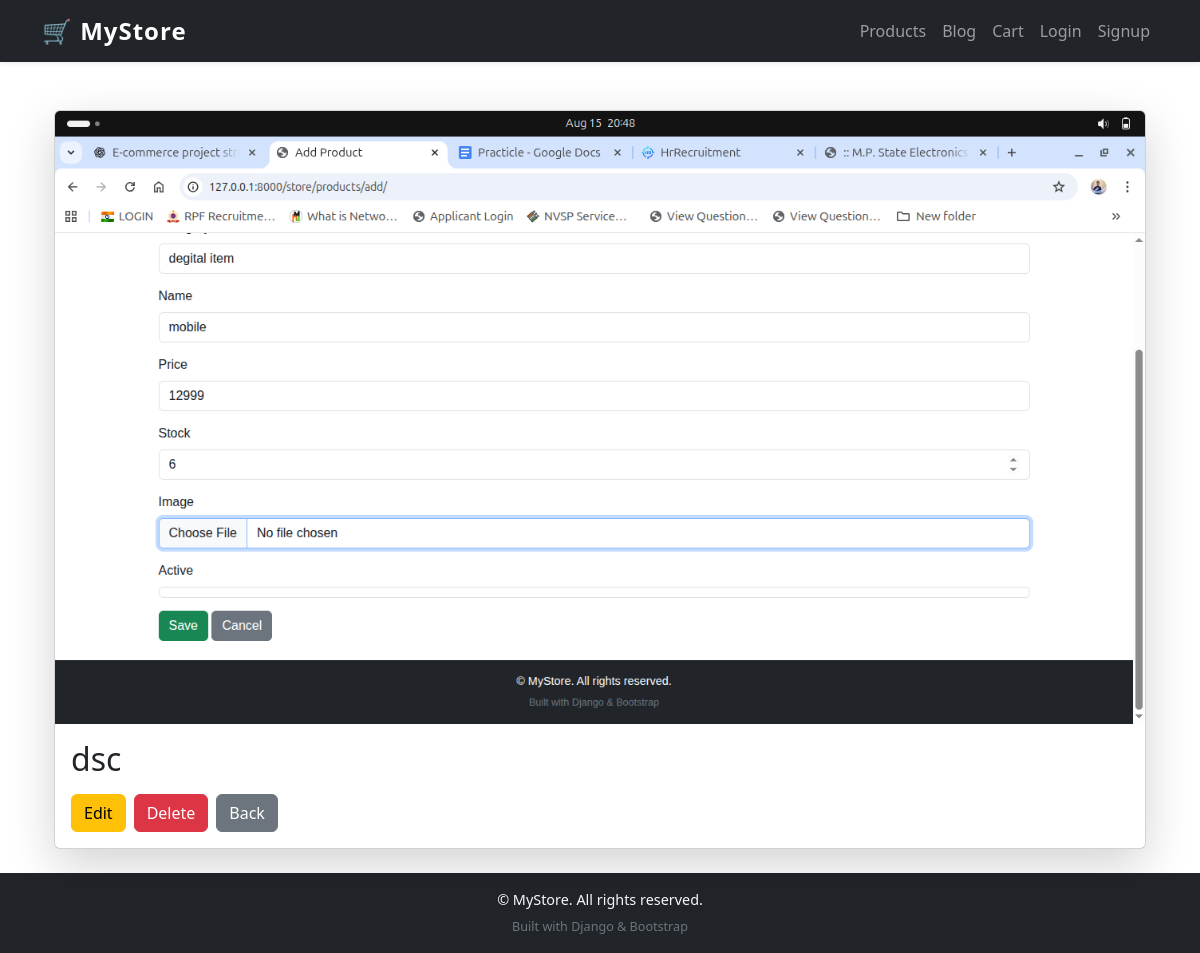
Page /blog/blogs/dsc/detail/ on the committed database.
### blog/models.py (models this page shows, shortened)
class BlogPost(models.Model):
    title = models.CharField(max_length=200)
    slug = models.SlugField(unique=True, blank=True)
    body = models.TextField()
    image = models.ImageField(upload_to="blog_images/", blank=True, null=True)
    published_date = models.DateTimeField(default=timezone.now)
    active = models.BooleanField(default=True)   # to hide/show blog
    deleted = models.BooleanField(default=False) # soft delete
    class Meta:
        ordering = ["-published_date"]
    def delete(self, *args, **kwargs):
        self.deleted = True
        super().save(update_fields=["deleted"])

### blog/views.py (the view)
# urls.py: path("blogs/<slug:slug>/detail/", views.blog_detail, name="blog_detail"),
def blog_detail(request, slug):
    post = get_object_or_404(BlogPost, slug=slug)
    return render(request, "blog/blog_detail.html", {"post": post})

### blog/templates/blog/blog_detail.html (shortened to what this page needs)
{% extends "base.html" %}
{% block content %}
<div class="container mt-4">
    <div class="card shadow-lg">
        {% if post.image %}
            <img src="{{ post.image.url }}" class="card-img-top img-fluid" alt="{{ post.title }}">
        {% endif %}
        <div class="card-body">
            <h2 class="card-title">{{ post.title }}</h2>
            <div class="d-flex justify-content-start gap-2 mt-3">
                <a href="{% url 'blog:blog_update' post.pk %}" class="btn btn-warning">
                     Edit
                </a>
                <a href="{% url 'blog:blog_delete' post.pk %}" class="btn btn-danger">
                     Delete
                </a>
                <a href="{% url 'blog:blog_list' %}" class="btn btn-secondary">
                     Back
                </a>
            </div>
        </div>
    </div>
</div>
{% endblock %}

### static/css/style.css (style rules this page uses)
body { font-family: 'Segoe UI', Tahoma, Geneva, Verdana, sans-serif; }

### rows in the picture
BlogPost: image (picture), title "dsc"
